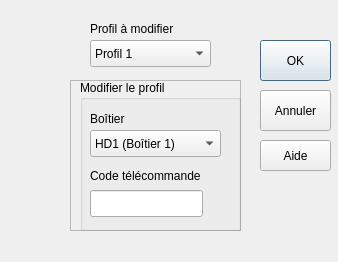
<?xml version="1.0" encoding="UTF-8"?>
<ui version="4.0">
 <class>Options</class>
 <widget class="QDialog" name="Options">
  <property name="windowModality">
   <enum>Qt::ApplicationModal</enum>
  </property>
  <property name="geometry">
   <rect>
    <x>0</x>
    <y>0</y>
    <width>338</width>
    <height>262</height>
   </rect>
  </property>
  <property name="minimumSize">
   <size>
    <width>338</width>
    <height>262</height>
   </size>
  </property>
  <property name="maximumSize">
   <size>
    <width>338</width>
    <height>262</height>
   </size>
  </property>
  <property name="windowTitle">
   <string>Options</string>
  </property>
  <property name="modal">
   <bool>true</bool>
  </property>
  <widget class="QLabel" name="lbl_img_settings">
   <property name="geometry">
    <rect>
     <x>10</x>
     <y>10</y>
     <width>61</width>
     <height>61</height>
    </rect>
   </property>
   <property name="text">
    <string/>
   </property>
   <property name="pixmap">
    <pixmap resource="resources.qrc">:/menu_icons/Resources/settings_big.png</pixmap>
   </property>
   <property name="scaledContents">
    <bool>true</bool>
   </property>
  </widget>
  <widget class="QComboBox" name="cbox_profil">
   <property name="geometry">
    <rect>
     <x>90</x>
     <y>40</y>
     <width>121</width>
     <height>27</height>
    </rect>
   </property>
   <item>
    <property name="text">
     <string>Profil 1</string>
    </property>
   </item>
   <item>
    <property name="text">
     <string>Profil 2</string>
    </property>
   </item>
   <item>
    <property name="text">
     <string>Profil 3</string>
    </property>
   </item>
  </widget>
  <widget class="QLabel" name="lbl_profil">
   <property name="geometry">
    <rect>
     <x>90</x>
     <y>20</y>
     <width>111</width>
     <height>17</height>
    </rect>
   </property>
   <property name="text">
    <string>Profil à modifier</string>
   </property>
  </widget>
  <widget class="QFrame" name="frame">
   <property name="geometry">
    <rect>
     <x>70</x>
     <y>80</y>
     <width>171</width>
     <height>151</height>
    </rect>
   </property>
   <property name="frameShape">
    <enum>QFrame::StyledPanel</enum>
   </property>
   <property name="frameShadow">
    <enum>QFrame::Raised</enum>
   </property>
   <widget class="QGroupBox" name="groupBox">
    <property name="geometry">
     <rect>
      <x>10</x>
      <y>0</y>
      <width>161</width>
      <height>151</height>
     </rect>
    </property>
    <property name="title">
     <string>Modifier le profil</string>
    </property>
    <widget class="QLabel" name="lbl_code">
     <property name="geometry">
      <rect>
       <x>10</x>
       <y>80</y>
       <width>141</width>
       <height>31</height>
      </rect>
     </property>
     <property name="text">
      <string>Code télécommande</string>
     </property>
    </widget>
    <widget class="QLabel" name="lbl_hd">
     <property name="geometry">
      <rect>
       <x>10</x>
       <y>30</y>
       <width>51</width>
       <height>17</height>
      </rect>
     </property>
     <property name="text">
      <string>Boîtier</string>
     </property>
    </widget>
    <widget class="QComboBox" name="cbox_hd">
     <property name="geometry">
      <rect>
       <x>10</x>
       <y>50</y>
       <width>131</width>
       <height>27</height>
      </rect>
     </property>
     <item>
      <property name="text">
       <string>HD1 (Boîtier 1)</string>
      </property>
     </item>
     <item>
      <property name="text">
       <string>HD2 (Boîtier 2)</string>
      </property>
     </item>
     <item>
      <property name="text">
       <string>HD3 (Boîtier 3)</string>
      </property>
     </item>
    </widget>
    <widget class="QLineEdit" name="txtfield_code">
     <property name="geometry">
      <rect>
       <x>10</x>
       <y>110</y>
       <width>113</width>
       <height>27</height>
      </rect>
     </property>
     <property name="maxLength">
      <number>8</number>
     </property>
    </widget>
   </widget>
  </widget>
  <widget class="QPushButton" name="b_ok">
   <property name="geometry">
    <rect>
     <x>260</x>
     <y>40</y>
     <width>71</width>
     <height>41</height>
    </rect>
   </property>
   <property name="text">
    <string>OK</string>
   </property>
  </widget>
  <widget class="QPushButton" name="b_cancel">
   <property name="geometry">
    <rect>
     <x>260</x>
     <y>90</y>
     <width>71</width>
     <height>41</height>
    </rect>
   </property>
   <property name="text">
    <string>Annuler</string>
   </property>
  </widget>
  <widget class="QPushButton" name="b_help">
   <property name="geometry">
    <rect>
     <x>260</x>
     <y>140</y>
     <width>71</width>
     <height>31</height>
    </rect>
   </property>
   <property name="text">
    <string>Aide</string>
   </property>
   <property name="default">
    <bool>false</bool>
   </property>
   <property name="flat">
    <bool>false</bool>
   </property>
  </widget>
 </widget>
 <resources>
  <include location="resources.qrc"/>
 </resources>
 <connections/>
</ui>
